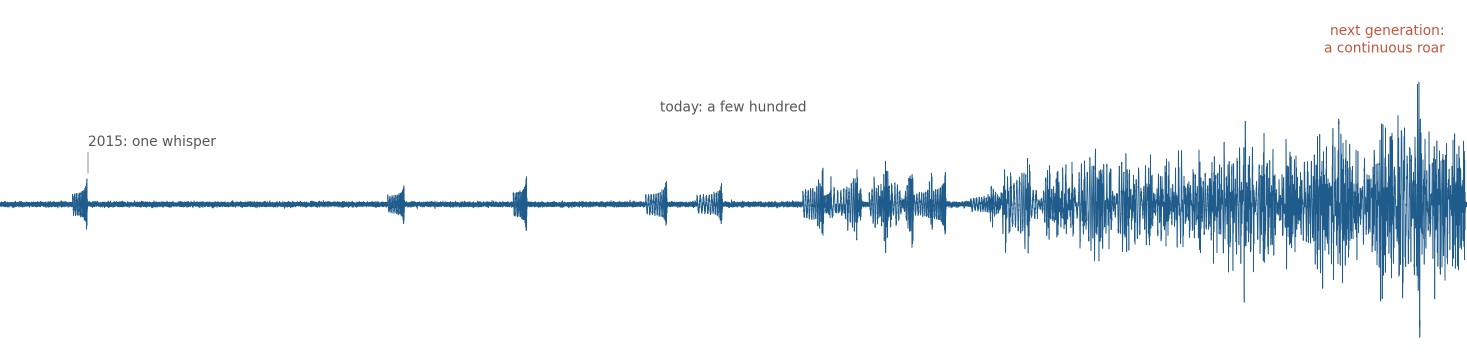
#> input picture figures/src/xg_whisper_to_roar.png, 2933 x 720 px (shown at 1/2 size)
$ python make_figures.py
#> lines starting #> are read from the running program, lines starting #| are printed output that depends on the picture; after the words box and inside, x2 and y2 are one past the last pixel; in counts of white or black regions, pixels touching at a corner belong together
"""Build the five research-card figures in assets/images/research/.

Three come from rasterised sources in figures/src/ (paper figures and a slide),
recoloured for the dark site: white -> transparent, colours inverted + hue-rotated
so black lines turn light and hues are preserved. Two are drawn here.
Run:  python3 figures/make_figures.py
"""
from pathlib import Path
import numpy as np
import matplotlib
matplotlib.use("Agg")
import matplotlib.pyplot as plt
from PIL import Image

HERE = Path(__file__).parent
SRC, OUT = HERE / "src", HERE.parent / "assets" / "images" / "research"
OUT.mkdir(parents=True, exist_ok=True)
BLUE, ORANGE, FG = "#7cc4ff", "#f5a97f", "#e8eaed"
W, H = 1600, 1000


def darkify(name, out, keep_colour=False):
    """Recolour a white-background figure for the dark site.

    White -> transparent. Default: invert + hue-rotate 180° (flips lightness,
    keeps hues). keep_colour=True: invert only the near-grey pixels (axes, text,
    black lines) and leave saturated colours (colour maps, coloured lines) as is.
    """
    im = Image.open(SRC / name).convert("RGB")
    rgb = np.asarray(im).astype(np.uint8)
    white = rgb.min(axis=2) > 235
    inv = Image.fromarray(255 - rgb).convert("HSV")
    h, s, v = [np.asarray(c).astype(np.int16) for c in inv.split()]
    h = (h + 128) % 256
    rot = Image.merge("HSV", [Image.fromarray(c.astype(np.uint8)) for c in (h, s, v)]).convert("RGBA")
    a = np.asarray(rot).copy()
    if keep_colour:
        sat = np.asarray(im.convert("HSV").split()[1]) > 60
        a[sat, :3] = rgb[sat]
    a[white, 3] = 0
    im = Image.fromarray(a)
    im.thumbnail((W, H), Image.LANCZOS)
    im.save(OUT / out, optimize=True)


def fig(wh=(W, H)):
    f, ax = plt.subplots(figsize=(wh[0] / 200, wh[1] / 200), dpi=200)
    f.patch.set_alpha(0)
    ax.set_facecolor("none")
    ax.axis("off")
    return f, ax


# [79 lines left out: functions ringdown, source_frame, not called in this run]


def xg():
    """Waveform band from the IITBombay2026 title slide, labels redrawn at card size."""
    im = Image.open(SRC / "xg_whisper_to_roar.png").convert("RGB").crop((0, 310, 2933, 720))
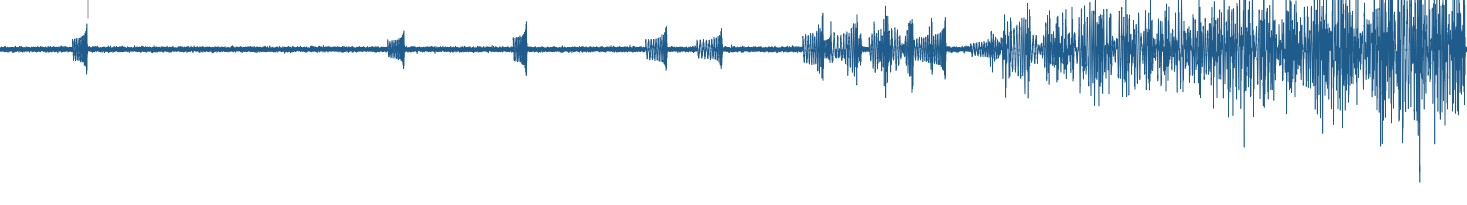
#> im: PIL image 2933x410 RGB (shown at 1/2 size); mean R, G, B 227.8, 235.2, 240.9
    rgb = np.asarray(im).astype(np.uint8)
    white = rgb.min(axis=2) > 235
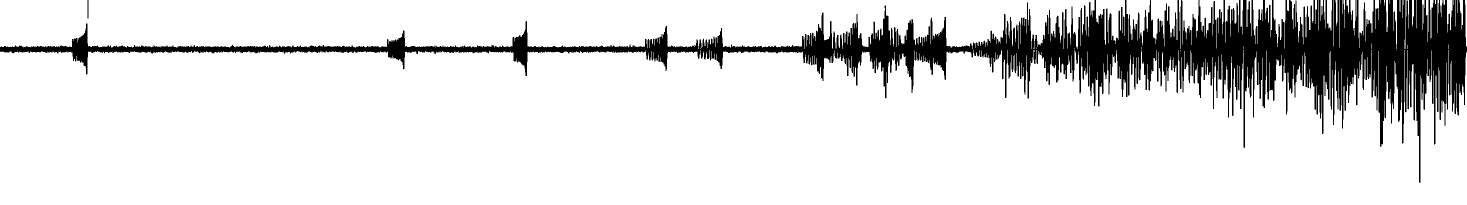
#> white: shape (410, 2933) bool (shown at 1/2 size); 86.2% white; 2 black regions, box (x1, y1, x2, y2) and area: (0, 0, 2933, 366) 165570, (175, 0, 177, 37) 74
    inv = Image.fromarray(255 - rgb).convert("HSV")
#> inv: PIL image 2933x410 HSV; mean H, S, V 2.6, 17.2, 27.2
    h, s, v = [np.asarray(c).astype(np.int16) for c in inv.split()]
    rot = Image.merge("HSV", [Image.fromarray(c.astype(np.uint8)) for c in (((h + 128) % 256), s, v)]).convert("RGBA")
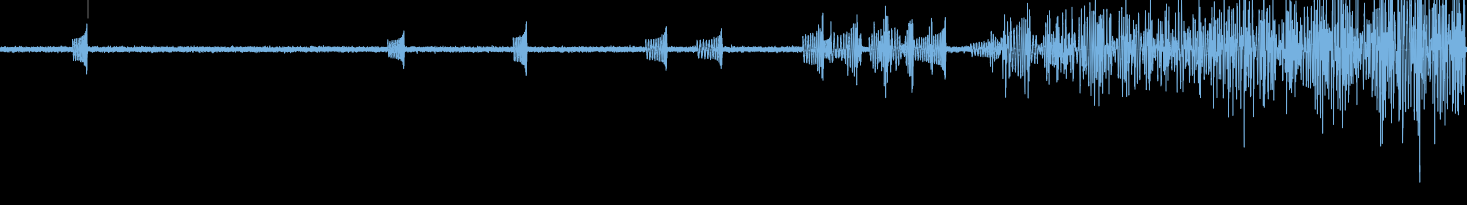
#> rot: PIL image 2933x410 RGBA (shown at 1/2 size); mean R, G, B, A 14.2, 21.5, 27.2, 255
    a = np.asarray(rot).copy()
    a[white, 3] = 0
    f, ax = fig((W, 900))
    ax.imshow(a, extent=(0, 1, 0, 0.6), aspect="auto", interpolation="lanczos")
    ax.set_xlim(0, 1); ax.set_ylim(0, 1)
    ax.text(0.04, 0.70, "2015: one whisper", color=FG, fontsize=11, ha="left")
    ax.text(0.50, 0.78, "today: a few hundred", color=FG, fontsize=11, ha="center")
    ax.text(0.98, 0.86, "next generation:\na continuous roar", color=ORANGE, fontsize=12, ha="right", va="bottom")
    f.savefig(OUT / "xg.png", transparent=True, bbox_inches="tight", pad_inches=0.05)


if __name__ == "__main__":
    xg()
    darkify("tgr_fig6_2512.04593.png", "tgr.png", keep_colour=True)
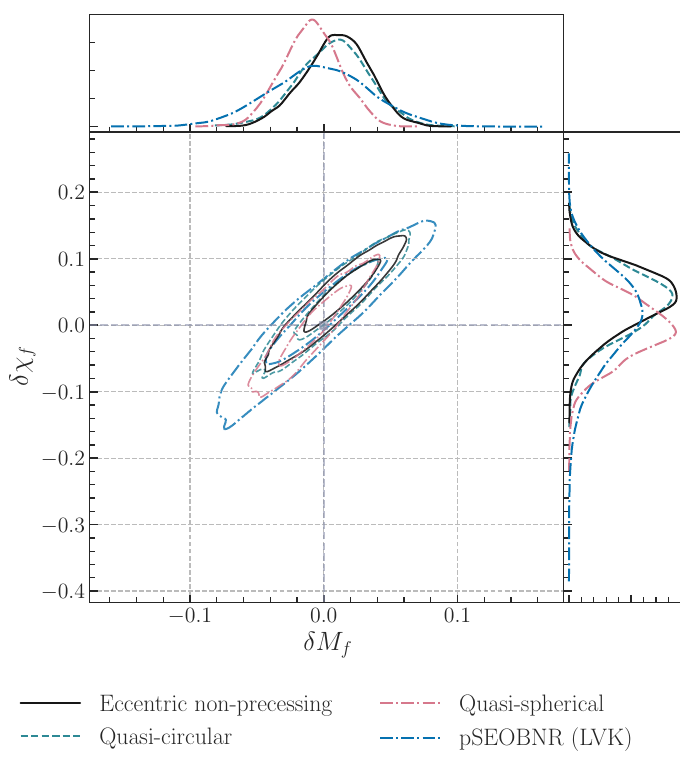
#> input picture figures/src/tgr_fig6_2512.04593.png, 680 x 770 px
#> in darkify, im is the input picture: PIL image 680x770 RGB; mean R, G, B 248.4, 248.9, 249.3
#> in darkify, `white = rgb.min(axis=2) > 235`: white: shape (770, 680) bool; 95% white; black in thin lines or dots
#> in darkify, `inv = Image.fromarray(255 - rgb).convert("HSV")`: inv: PIL image 680x770 HSV; mean H, S, V 1, 3.2, 6.9
#> in darkify, `h = (h + 128) % 256`:
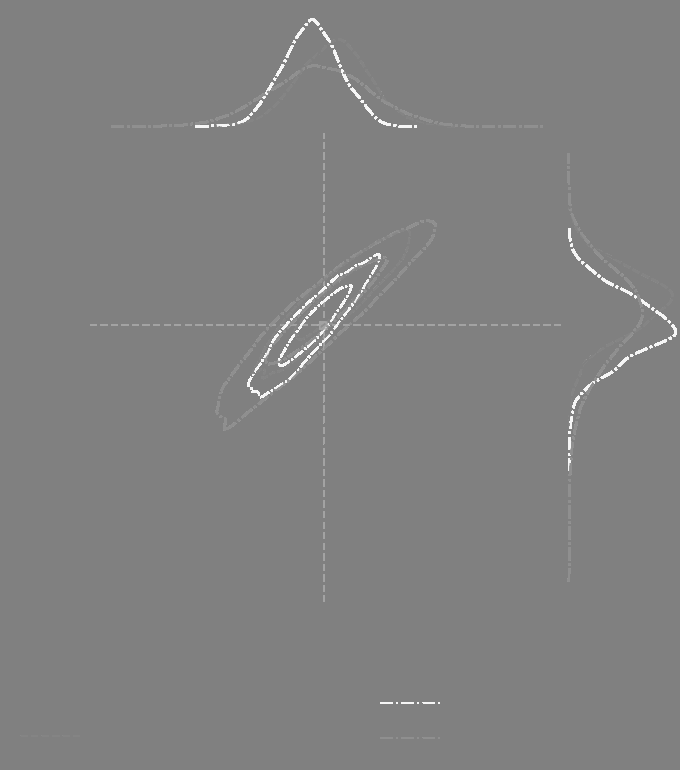
#> h: shape (770, 680) int16; min 128, max 255, mean 129
#> in darkify, `sat = np.asarray(im.convert("HSV").split()[1]) > 60`: sat: shape (770, 680) bool; 1.2% white in thin lines or dots
#> in darkify, `a[sat, :3] = rgb[sat]`:
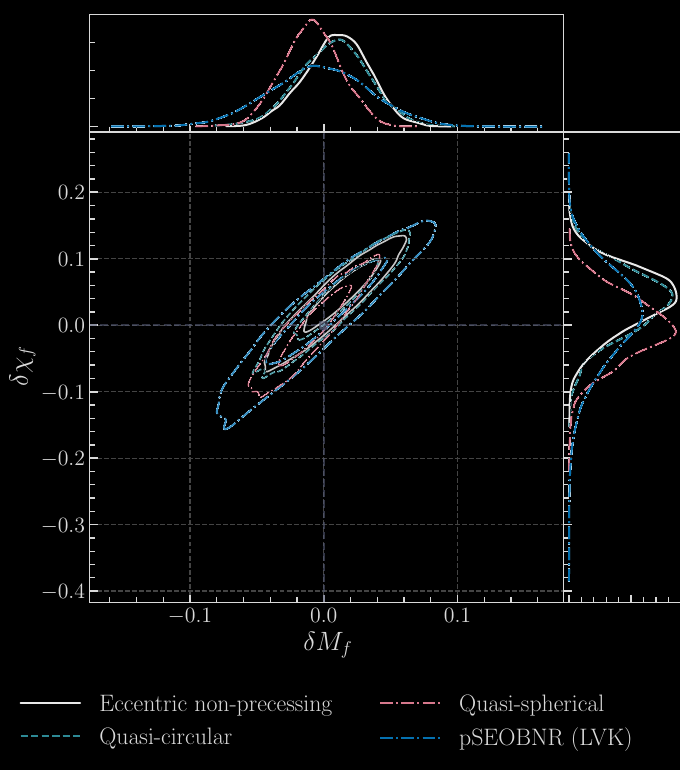
#> a: shape (770, 680, 4); mean R, G, B, A 6, 6.4, 6.9, 255
#> in darkify, `a[white, 3] = 0`:
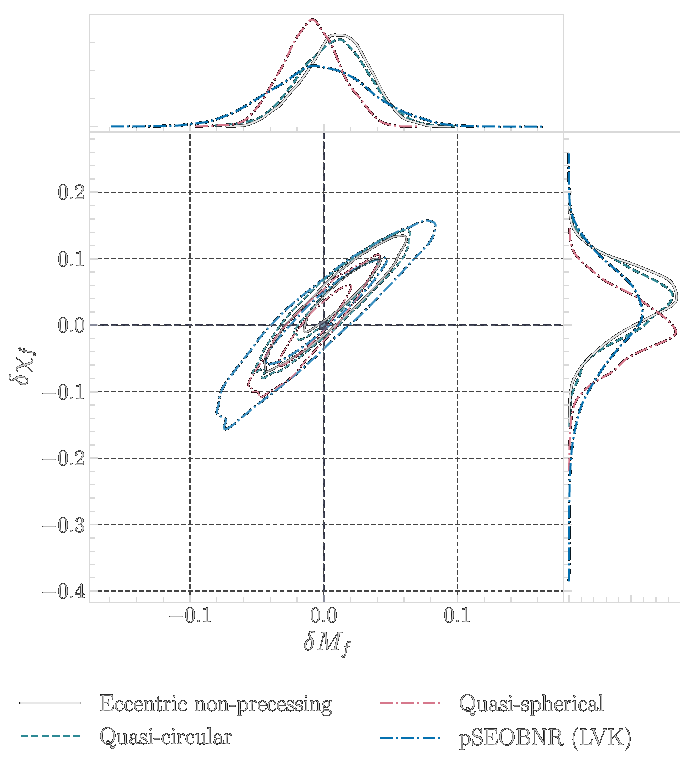
#> a: shape (770, 680, 4); mean R, G, B, A 6, 6.4, 6.9, 12.7; transparent parts drawn white
    darkify("search_fig5b_2106.00193.png", "search.png", keep_colour=True)
#> (the run stopped early here; a loop or call above may not have finished)
